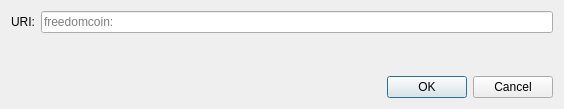
<?xml version="1.0" encoding="UTF-8"?>
<ui version="4.0">
 <class>OpenURIDialog</class>
 <widget class="QDialog" name="OpenURIDialog">
  <property name="geometry">
   <rect>
    <x>0</x>
    <y>0</y>
    <width>564</width>
    <height>109</height>
   </rect>
  </property>
  <property name="windowTitle">
   <string>Open freedomcoin URI</string>
  </property>
  <layout class="QVBoxLayout" name="verticalLayout">
   <item>
    <layout class="QHBoxLayout" name="horizontalLayout">
     <item>
      <widget class="QLabel" name="label">
       <property name="text">
        <string>URI:</string>
       </property>
      </widget>
     </item>
     <item>
      <widget class="QValidatedLineEdit" name="uriEdit">
       <property name="placeholderText">
        <string notr="true">freedomcoin:</string>
       </property>
      </widget>
     </item>
    </layout>
   </item>
   <item>
    <spacer name="verticalSpacer">
     <property name="orientation">
      <enum>Qt::Vertical</enum>
     </property>
     <property name="sizeHint" stdset="0">
      <size>
       <width>20</width>
       <height>40</height>
      </size>
     </property>
    </spacer>
   </item>
   <item>
    <widget class="QDialogButtonBox" name="buttonBox">
     <property name="orientation">
      <enum>Qt::Horizontal</enum>
     </property>
     <property name="standardButtons">
      <set>QDialogButtonBox::Cancel|QDialogButtonBox::Ok</set>
     </property>
    </widget>
   </item>
  </layout>
 </widget>
 <customwidgets>
  <customwidget>
   <class>QValidatedLineEdit</class>
   <extends>QLineEdit</extends>
   <header>qt/qvalidatedlineedit.h</header>
  </customwidget>
 </customwidgets>
 <resources/>
 <connections>
  <connection>
   <sender>buttonBox</sender>
   <signal>accepted()</signal>
   <receiver>OpenURIDialog</receiver>
   <slot>accept()</slot>
   <hints>
    <hint type="sourcelabel">
     <x>248</x>
     <y>254</y>
    </hint>
    <hint type="destinationlabel">
     <x>157</x>
     <y>274</y>
    </hint>
   </hints>
  </connection>
  <connection>
   <sender>buttonBox</sender>
   <signal>rejected()</signal>
   <receiver>OpenURIDialog</receiver>
   <slot>reject()</slot>
   <hints>
    <hint type="sourcelabel">
     <x>316</x>
     <y>260</y>
    </hint>
    <hint type="destinationlabel">
     <x>286</x>
     <y>274</y>
    </hint>
   </hints>
  </connection>
 </connections>
</ui>
